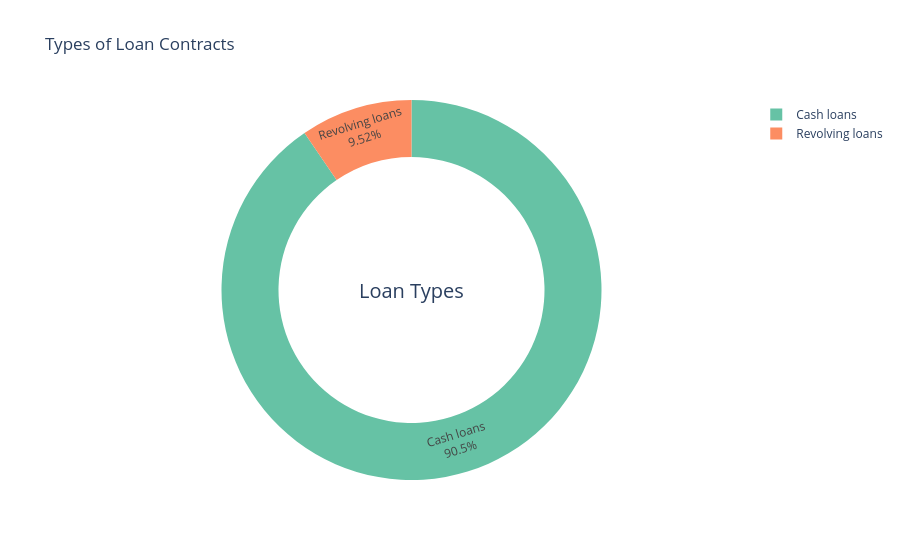

Notebook source saved alongside this figure:
### Markdown cell above
***TYPES OF LOAN***

### Code cell
df_pie = train['NAME_CONTRACT_TYPE'].value_counts(normalize = True).reset_index()
df_pie.columns = ['Contract Type', 'Share']

fig = px.pie(
    df_pie,
    values = 'Share',
    names = 'Contract Type',
    title = 'Types of Loan Contracts',
    hole = 0.7,
    color_discrete_sequence = px.colors.qualitative.Set2
)

fig.update_layout(
    annotations = [dict(text = 'Loan Types', x = 0.5, y = 0.5, font_size = 20, showarrow = False)]
)

fig.update_traces(textposition = 'inside', textinfo = 'percent+label')
fig.show()

### Figure 1 — Plotly figure (JSON) as saved in the notebook; plotly's stock layout.template omitted (floating-point values rounded to 4 significant figures)
{"data": [{"domain": {"x": [0, 1], "y": [0, 1]}, "hole": 0.7, "hovertemplate": "Contract Type=%{label}<br>Share=%{value}<extra></extra>", "labels": ["Cash loans", "Revolving loans"], "legendgroup": "", "name": "", "showlegend": true, "textinfo": "percent+label", "textposition": "inside", "type": "pie", "values": [0.9048, 0.09521]}], "layout": {"annotations": [{"font": {"size": 20}, "showarrow": false, "text": "Loan Types", "x": 0.5, "y": 0.5}], "legend": {"tracegroupgap": 0}, "piecolorway": ["rgb(102,194,165)", "rgb(252,141,98)", "rgb(141,160,203)", "rgb(231,138,195)", "rgb(166,216,84)", "rgb(255,217,47)", "rgb(229,196,148)", "rgb(179,179,179)"], "title": {"text": "Types of Loan Contracts"}}}
